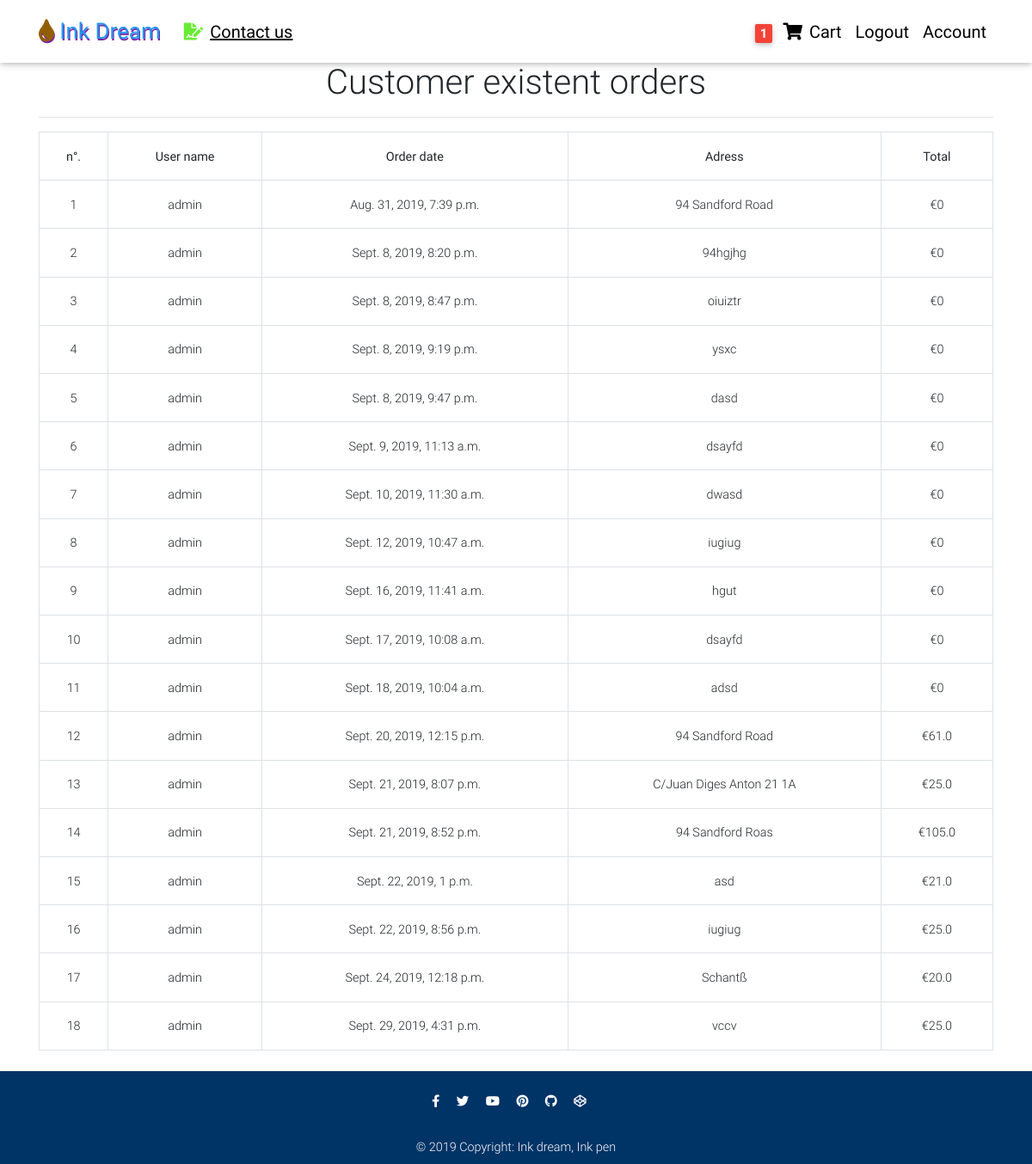
The page /account/profile/ (signed in) on the database as committed earlier.
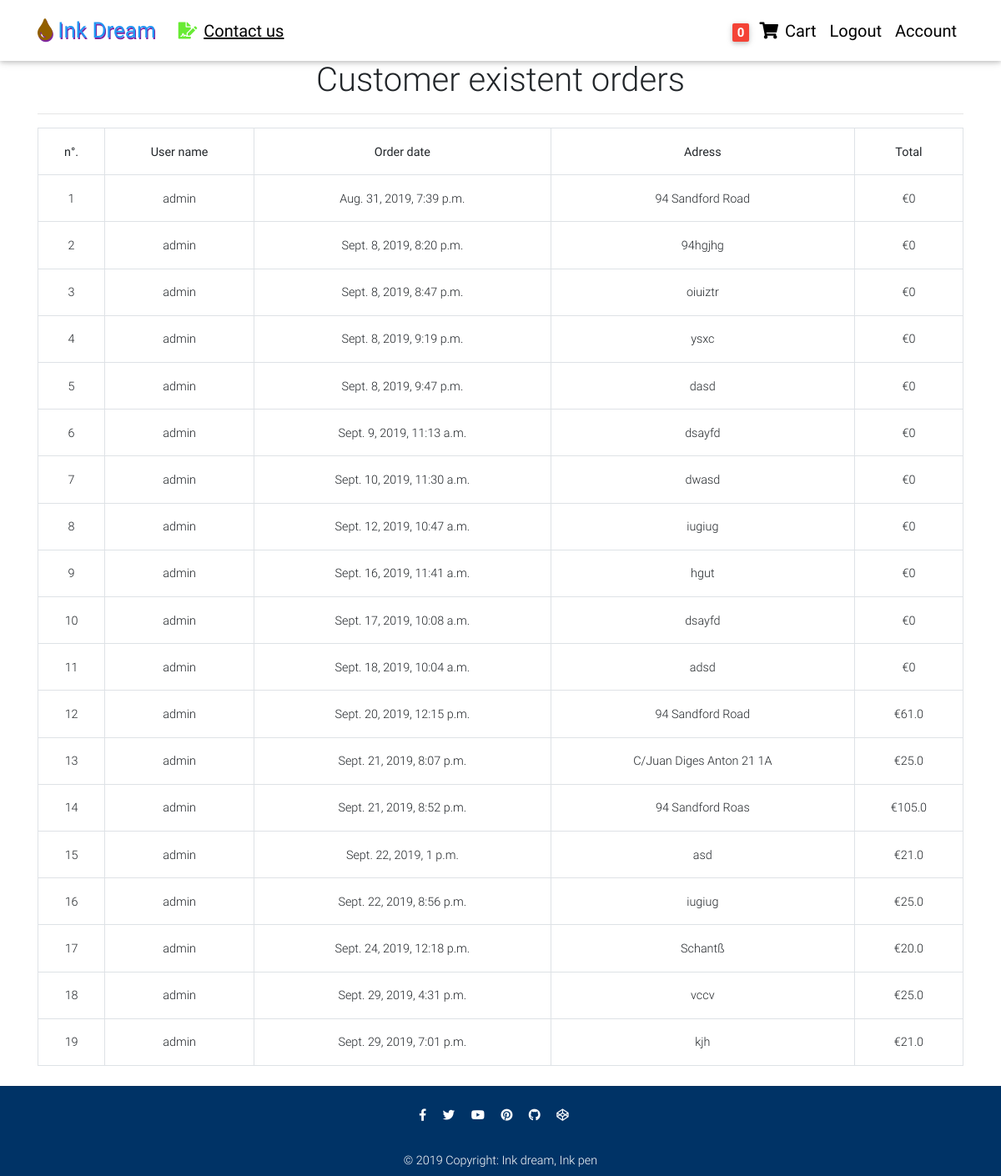
The same page on the database as committed later.
### book/models.py (models this page shows, shortened)
class Order(models.Model):
    user = models.ForeignKey(settings.AUTH_USER_MODEL,
                             on_delete=models.CASCADE)
    items = models.ManyToManyField(OrderItem)
    start_date = models.DateTimeField(auto_now_add=True)
    ordered_date = models.DateTimeField()
    ordered = models.BooleanField(default=False)
    billing_address = models.ForeignKey(
        'SaveCustomerAddress', on_delete=models.SET_NULL, blank=True, null=True)
    payment = models.ForeignKey(
        'Payment', on_delete=models.SET_NULL, blank=True, null=True)
    def get_total(self):
        total = 0
        for order_item in self.items.all():
            total += order_item.get_final_price()
        return total

class SaveCustomerAddress(models.Model):
    user = models.ForeignKey(settings.AUTH_USER_MODEL,
                             on_delete=models.CASCADE)
    street_address = models.CharField(max_length=100)
    house_address = models.CharField(max_length=100)
    country = CountryField(multiple=False)
    zip = models.CharField(max_length=100)

class OrderItem(models.Model):
    user = models.ForeignKey(settings.AUTH_USER_MODEL,
                             on_delete=models.CASCADE)
    ordered = models.BooleanField(default=False)
    item = models.ForeignKey(Book, on_delete=models.CASCADE)
    quantity = models.IntegerField(default=1)
    def get_total_item_price(self):
        return self.quantity * self.item.price
    def get_total_discount_item_price(self):
        return self.quantity * self.item.discount_price
    def get_final_price(self):
        if self.item.discount_price:
            return self.get_total_discount_item_price()
        return self.get_total_item_price()

class Book(models.Model):
    title = models.CharField(max_length=100)
    work_author = models.CharField(max_length=100)
    cover = models.ImageField()
    discount_price = models.FloatField(blank=True, null=True)
    price = models.FloatField()
    category = models.CharField(choices=GENGRE_ELECTION, max_length=2)
    sticker = models.CharField(choices=STICKER_CHOICES, max_length=2, blank=True, null=True)
    slug= models.SlugField()
    publish_date = models.DateTimeField()
    description = models.TextField()
    bestseller = models.BooleanField(default=False)
    notbestseller = models.BooleanField(default=False)
    longbook = models.BooleanField(default=False)
    shortbook = models.BooleanField(default=False)
    worldwide_appreciated = models.BooleanField(default=False)
    underground_appreciation = models.BooleanField(default=False)

### profiles/views.py (the view)
# urls.py: path('account/profile/', profile_view, name='profile'),
def profile_view(request):
  orders = Order.objects.filter(user=request.user, ordered=True)
  context = {
    'orders': orders
  }
  return render(request, "profile.html", context )

### book/templatetags/trolley_template_tags.py (called while the page is built)
@register.filter
def tolley_item_count(user):
    if user.is_authenticated:
        qs = Order.objects.filter(user=user, ordered=False)
        if qs.exists():
            return qs[0].items.count()
    return 0

### templates/profile.html
{% extends "base.html" %}
{% block content %}
<main>
<div class="container main_content">
<h1 class="text-center">Customer existent orders </h1>
<hr />
  <table class=" table table-hover table-bordered text-center mb-4"">
      <tr class="text-center">
          <th>n°.</th>
          <th>User name</th>
          <th>Order date</th>
          <th>Adress</th>
          <th>Total</th>
      </tr>
      {% for order in orders %}
      <tr>
          <td>{{ forloop.counter }}</td>
          <td>{{ order.user }}</td>
          <td>{{ order.ordered_date }}</td>
          <td>{{ order.billing_address.street_address}}</td>
          <td>€{{ order.get_total }}</td>
      </tr>
      {% empty %}
      <tr>
      <td colspan="4">
          You haven´t yet purchased something from us...
      </td>
      </tr>
      {% endfor %}
  </table>
</div>
</main>
{% endblock content %}

### templates/navbar.html (shortened to what this page needs)
{% load trolley_template_tags %}
<nav class="navbar fixed-top navbar-expand-lg navbar-light white scrolling-navbar">
    <div class="container">
      <a class="navbar-brand waves-effect" href="/">
        <strong class="blue-text"><i class="fas fa-tint"></i> Ink Dream </strong>
      </a>
      <div class="collapse navbar-collapse" id="navbarSupportedContent">
        <ul class="navbar-nav mr-auto">
          <li class="nav-item navbar_text">
      <a class="nav-link waves-effect" href='/contact/ContactFormView/' target="_blank"><i class="fas fa-file-signature"></i> <u>Contact us</u></a>
          </li>
        </ul>
        <ul class="navbar-nav nav-flex-icons">
          {% if request.user.is_authenticated %}
          <li class="nav-item navbar_text">
            <a href="{% url 'book:order_final_view' %}" class="nav-link waves-effect">
              <span class="badge red z-depth-1 mr-1"> {{request.user|tolley_item_count }}  </span>
              <i class="fas fa-shopping-cart"></i>
              <span class="clearfix d-none d-sm-inline-block"> Cart </span>
            </a>
          </li>
          <li class="nav-item navbar_text">
            <a class="nav-link waves-effect" href="{% url 'account_logout' %}">
              <span class="clearfix d-none d-sm-inline-block"> Logout </span>
            </a>
          </li>
          <li class="nav-item navbar_text">
            <a class="nav-link" href="{% url 'profile' %}">Account</a>
          </li>
          {% endif %}
        </ul>
      </div>
    </div>
  </nav>

Rows that differ between the two databases and show on the page:
now on this page (row edited): Order: user "admin", ordered_date "Sept. 29, 2019, 7:01 p.m.", billing_address.street_address "kjh", get_total "21.0"
Other text that changed with them:
{{ request.user|tolley_item_count }}: "1" → "0"
